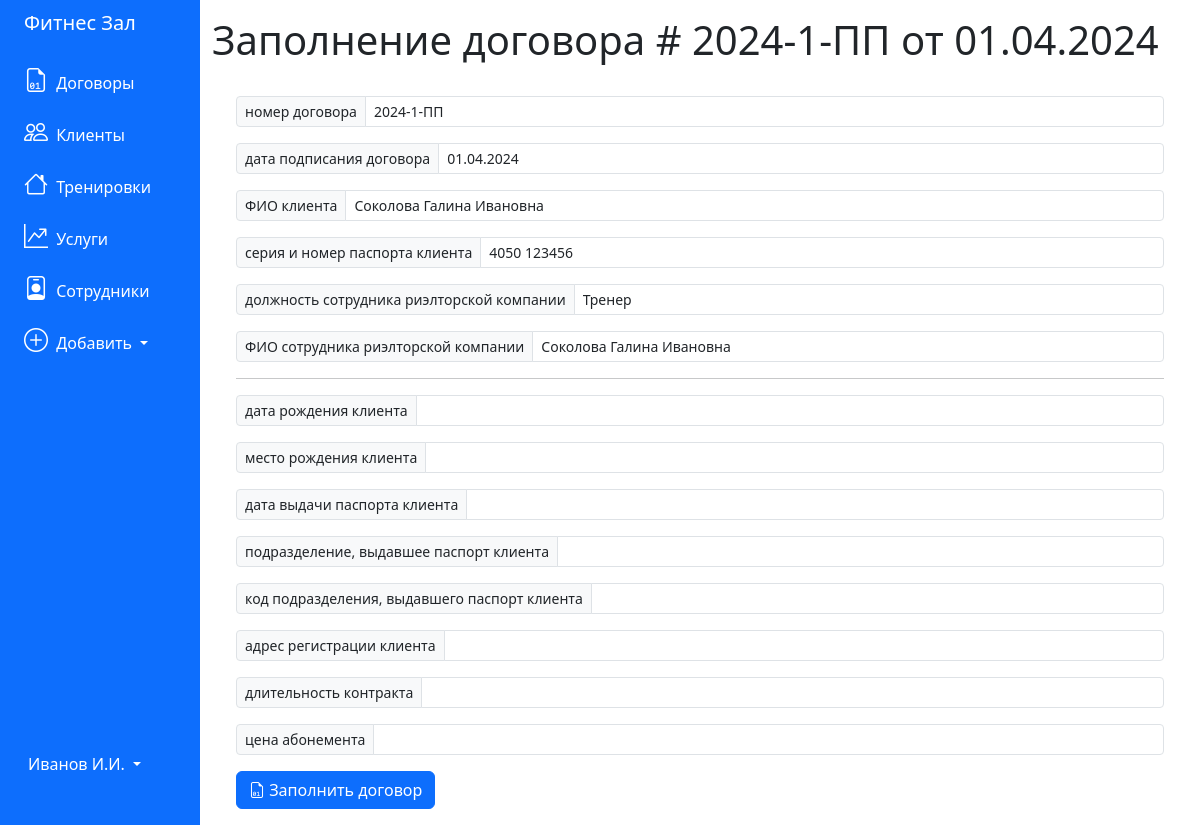
The page /generate_contract?id_contract=4 on the database its author committed.
### tables this page shows
CREATE TABLE "contracts" (
	"id_contract"	INTEGER,
	"number"	TEXT,
	"date"	TEXT,
	"price"	INTEGER,
	"discount"	INTEGER,
	"deal_status"	BLOB,
	"finish_price"	INTEGER,
	"training_id"	INTEGER,
	"client_id"	INTEGER,
	"employee_id"	INTEGER,
	PRIMARY KEY("id_contract" AUTOINCREMENT)
);

CREATE TABLE 'clients' (
	"id_client" INTEGER PRIMARY KEY AUTOINCREMENT,
	'name' TEXT,
	'email' TEXT,
	'phone_number' TEXT,
	'passport' TEXT
);

CREATE TABLE 'employees' (
	"id_employee" INTEGER PRIMARY KEY AUTOINCREMENT,
	'name' TEXT,
	'email' TEXT,
	'phone_number' TEXT,
	'position' TEXT,
	'department' TEXT,
	'chief_id' INTEGER
);

### app.py (the view)
@app.route('/generate_contract', methods=('GET', 'POST'))
def generate_contract():
    id = int(request.args.get('id_contract'))
    conn = get_db_connection()
    pos = conn.execute("""SELECT * FROM contracts, trainings, clients, employees
            WHERE contracts.training_id = trainings.id_training and
                        contracts.client_id = clients.id_client and
                        contracts.employee_id = employees.id_employee and
                        contracts.id_contract = ?
                        """, (id,)).fetchone()
    conn.close()
    contract_params = {
        'CLIENT_BIRTHDATE': 'дата рождения клиента',
        'CLIENT_BIRTHPLACE': 'место рождения клиента',
        'CLIENT_PASSPORT_DATE': 'дата выдачи паспорта клиента',
        'CLIENT_PASSPORT_DEPARTMENT': 'подразделение, выдавшее паспорт клиента',
        'CLIENT_PASSPORT_DEPCODE': 'код подразделения, выдавшего паспорт клиента',
        'CLIENT_REG_ADDRESS': 'адрес регистрации клиента',
        'CONTRACT_DURATION': 'длительность контракта',
        'CONTRACT_PRICE': 'цена абонемента'}
    contract_params_auto = {
        'CONTRACT_NUMBER': ['номер договора', pos['number']],
        'CONTRACT_DATE': ['дата подписания договора', pos['date']],
        'CLIENT_FULLNAME': ['ФИО клиента', pos['name']],
        'CLIENT_PASSPORT_NUMBER': ['серия и номер паспорта клиента', pos['passport']],
        'EMPLOYEE_POSITION': ['должность сотрудника риэлторской компании', pos['position']],
        'EMPLOYEE_FULLNAME': ['ФИО сотрудника риэлторской компании', pos['name']], }
    if request.method == 'POST':
        result_params = request.form.to_dict()
        create_contract(id, result_params)
        filename = f"договор {pos['number']} от {pos['date']}.docx"
        return send_file(filename)
    else:
        flash('Договор не сформирован, заполните его')
        return render_template('generate_contract.html',
                               contract=pos, contract_params=contract_params, auto_params=contract_params_auto)

### app.py (called while the page is built)
def get_db_connection():
    conn = sqlite3.connect('../pythonProject4/database.db')
    conn.row_factory = sqlite3.Row
    return conn

### templates/generate_contract.html
{% extends 'base.html' %}
{% block content %}
<h1>{% block title %} Заполнение договора # {{ auto_params['CONTRACT_NUMBER'][1] }} от {{ auto_params['CONTRACT_DATE'][1] }} {% endblock %}</h1>
<br>
<form method="post" class="px-4">
    {% for key in auto_params.keys() %}
        <div class="input-group input-group-sm mb-3">
            <span class="input-group-text" id="{{key}}">{{auto_params[key][0]}}</span>
            <input type="text" name="{{key}}" class="form-control" aria-describedby="{{key}}" value="{{auto_params[key][1]}}" readonly>
        </div>
    {% endfor %}
    <hr>
    {% for key in contract_params.keys() %}
        <div class="input-group input-group-sm mb-3">
            <span class="input-group-text" id="{{key}}">{{contract_params[key]}}</span>
            <input type="text" name="{{key}}" class="form-control form-control-primary" aria-describedby="{{key}}" value="{{request.form[key]}}">
        </div>
    {% endfor %}
    <button type="submit" class="btn btn-primary"><i class="bi-file-earmark-binary"></i> Заполнить договор</button>
</form>
{% endblock %}

### rows shown on the page
contracts: number "2024-1-ПП", date "01.04.2024", CONTRACT_NUMBER "2024-1-ПП" "01.04.2024"
clients: CLIENT_FULLNAME "Соколова Галина Ивановна" "4050 123456" "Соколова Галина Ивановна"
employees: EMPLOYEE_POSITION "Тренер"

### other values the page prints
{{ auto_params[key][0] }} "номер договора" "дата подписания договора" "ФИО клиента" "серия и номер паспорта клиента" "должность сотрудника риэлторской компании" "ФИО сотрудника риэлторской компании"
{{ contract_params[key] }} "дата рождения клиента" "место рождения клиента" "дата выдачи паспорта клиента" "подразделение, выдавшее паспорт клиента" "код подразделения, выдавшего паспорт клиента" "адрес регистрации клиента" "длительность контракта" "цена абонемента"
